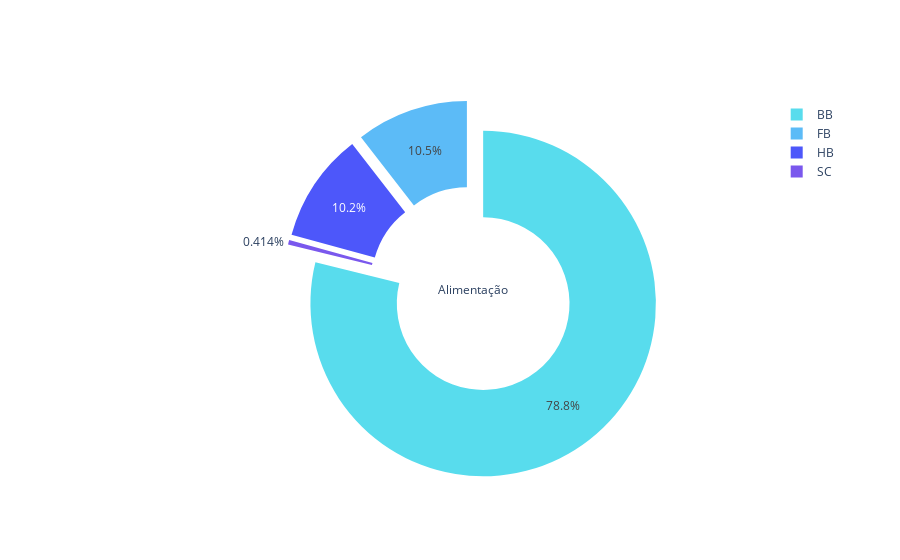

Notebook cell for this chart:
### Markdown cell above
comentario [9]

### Code cell
labels = confirmed_bookings.meal.unique()
values = confirmed_bookings.meal.value_counts()

fig = go.Figure(
      data=[go.Pie(
                  labels=labels,
                  values = values,
                  hole=.5,
                  title='Alimentação',
                  legendgroup = True,
                  pull = [0.1, 0.1, 0.1, 0.1]
            )
      ]
)

fig.update_traces(marker=dict(colors=choose_color_combo(COLOR_IDENTITY, 4)))

fig.show()

### Figure 1 — Plotly figure (JSON) as saved in the notebook; plotly's stock layout.template omitted (floating-point values rounded to 4 significant figures)
{"data": [{"hole": 0.5, "labels": ["BB", "FB", "HB", "SC"], "legendgroup": "True", "marker": {"colors": ["#58DCED", "#5CBBF7", "#4D57FA", "#7A58ED"]}, "pull": [0.1, 0.1, 0.1, 0.1], "title": {"text": "Alimentação"}, "type": "pie", "values": [49730, 6627, 6463, 261]}], "layout": {}}
